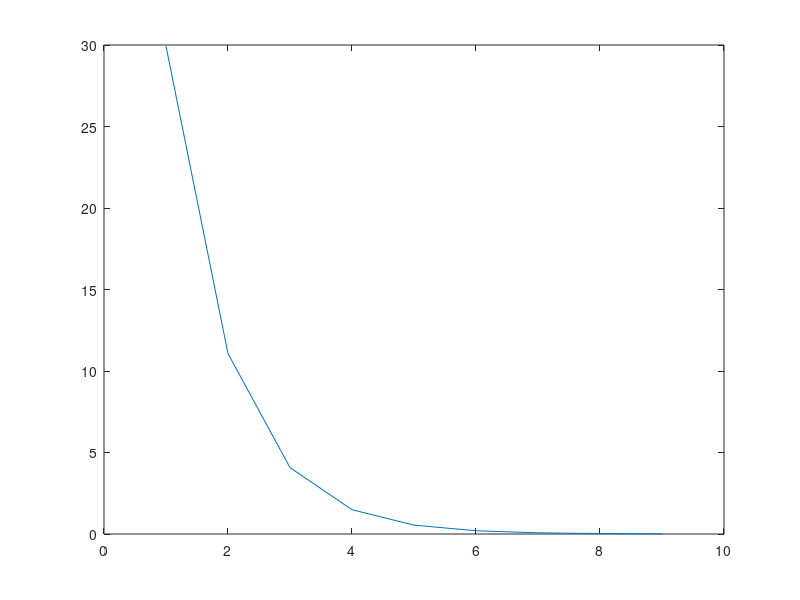

The MATLAB script that drew this image:
x1 = 0.5;
ea = 100;
i = 0;

approxError = [];

while ea > 0.01
    x2 = x1;
    x1 = sin(sqrt(x2));

    ea = abs(x2 - x1) / x2 * 100;
    approxError = [approxError ea];
    i = i + 1;
end

plot(1:i, approxError)

x1
i